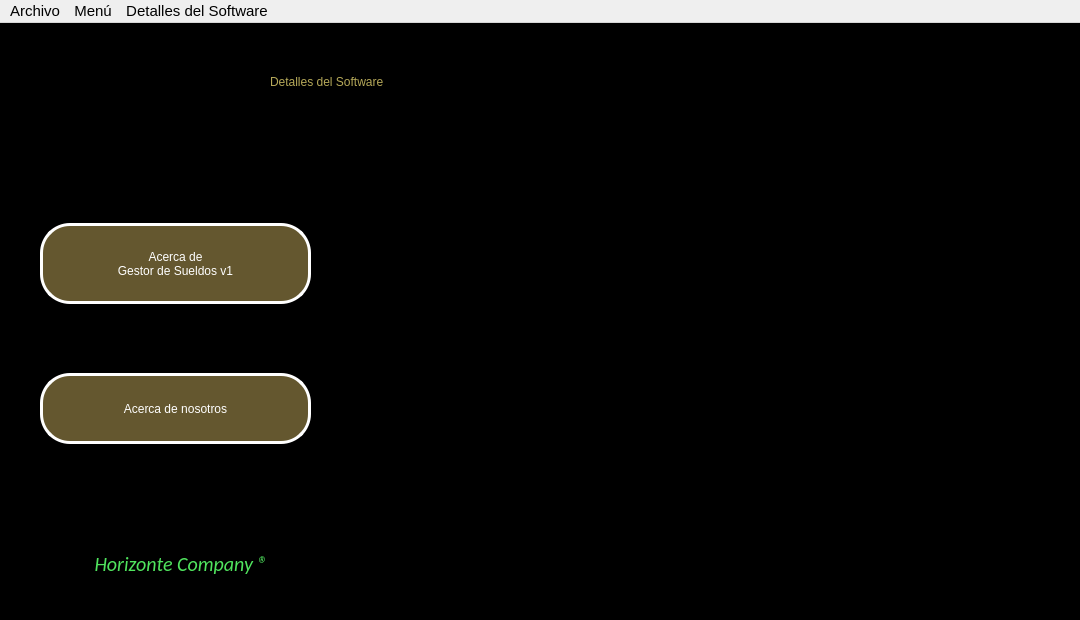
<?xml version="1.0" encoding="UTF-8"?>
<ui version="4.0">
 <class>MainWindow</class>
 <widget class="QMainWindow" name="MainWindow">
  <property name="geometry">
   <rect>
    <x>0</x>
    <y>0</y>
    <width>1080</width>
    <height>620</height>
   </rect>
  </property>
  <property name="minimumSize">
   <size>
    <width>1080</width>
    <height>620</height>
   </size>
  </property>
  <property name="maximumSize">
   <size>
    <width>1080</width>
    <height>620</height>
   </size>
  </property>
  <property name="font">
   <font>
    <pointsize>9</pointsize>
   </font>
  </property>
  <property name="windowTitle">
   <string>Gestión de Sueldos</string>
  </property>
  <property name="styleSheet">
   <string notr="true">QWidget#centralwidget{
background-color: rgb(0, 0, 0);
}
</string>
  </property>
  <widget class="QWidget" name="centralwidget">
   <widget class="QLabel" name="label">
    <property name="geometry">
     <rect>
      <x>270</x>
      <y>20</y>
      <width>651</width>
      <height>78</height>
     </rect>
    </property>
    <property name="styleSheet">
     <string notr="true">font: 700 40pt &quot;Calibri&quot;;
color: rgb(182, 169, 89);
</string>
    </property>
    <property name="text">
     <string>Detalles del Software</string>
    </property>
   </widget>
   <widget class="QLabel" name="label_3">
    <property name="geometry">
     <rect>
      <x>90</x>
      <y>530</y>
      <width>181</width>
      <height>21</height>
     </rect>
    </property>
    <property name="font">
     <font>
      <family>Calibri</family>
      <pointsize>15</pointsize>
      <italic>true</italic>
      <bold>false</bold>
     </font>
    </property>
    <property name="styleSheet">
     <string notr="true">font: 300 italic 15pt &quot;Calibri&quot;;
color: rgb(80, 228, 94);

</string>
    </property>
    <property name="text">
     <string> Horizonte Company ®</string>
    </property>
   </widget>
   <widget class="QPushButton" name="pushButtonAcercaDeGestorDeSueldosV1">
    <property name="geometry">
     <rect>
      <x>40</x>
      <y>200</y>
      <width>271</width>
      <height>81</height>
     </rect>
    </property>
    <property name="sizePolicy">
     <sizepolicy hsizetype="Fixed" vsizetype="Fixed">
      <horstretch>0</horstretch>
      <verstretch>0</verstretch>
     </sizepolicy>
    </property>
    <property name="autoFillBackground">
     <bool>false</bool>
    </property>
    <property name="styleSheet">
     <string notr="true">font: 700 20pt &quot;Calibri&quot;;
color: white;
border: 3px solid white;
border-radius: 30px;
background-color: rgb(100, 87, 47);</string>
    </property>
    <property name="text">
     <string>Acerca de 
Gestor de Sueldos v1</string>
    </property>
    <property name="checkable">
     <bool>false</bool>
    </property>
    <property name="autoRepeat">
     <bool>false</bool>
    </property>
    <property name="autoDefault">
     <bool>false</bool>
    </property>
    <property name="flat">
     <bool>false</bool>
    </property>
   </widget>
   <widget class="QPushButton" name="pushButtonAcercaDeNosotros">
    <property name="geometry">
     <rect>
      <x>40</x>
      <y>350</y>
      <width>271</width>
      <height>71</height>
     </rect>
    </property>
    <property name="autoFillBackground">
     <bool>false</bool>
    </property>
    <property name="styleSheet">
     <string notr="true">font: 700 20pt &quot;Calibri&quot;;
color: white;
border: 3px solid white;
border-radius: 30px;
background-color: rgb(100, 87, 47);</string>
    </property>
    <property name="text">
     <string>Acerca de nosotros</string>
    </property>
    <property name="checkable">
     <bool>false</bool>
    </property>
    <property name="autoExclusive">
     <bool>false</bool>
    </property>
   </widget>
   <widget class="QLabel" name="label_2">
    <property name="geometry">
     <rect>
      <x>330</x>
      <y>110</y>
      <width>741</width>
      <height>461</height>
     </rect>
    </property>
    <property name="text">
     <string/>
    </property>
    <property name="pixmap">
     <pixmap>code_background-modified.jpeg</pixmap>
    </property>
    <property name="scaledContents">
     <bool>true</bool>
    </property>
   </widget>
   <widget class="QPushButton" name="pushButtonRegresar">
    <property name="geometry">
     <rect>
      <x>1000</x>
      <y>520</y>
      <width>75</width>
      <height>50</height>
     </rect>
    </property>
    <property name="minimumSize">
     <size>
      <width>50</width>
      <height>50</height>
     </size>
    </property>
    <property name="text">
     <string/>
    </property>
    <property name="icon">
     <iconset>
      <normaloff>flecha_regresar.png</normaloff>flecha_regresar.png</iconset>
    </property>
    <property name="iconSize">
     <size>
      <width>50</width>
      <height>50</height>
     </size>
    </property>
    <property name="flat">
     <bool>true</bool>
    </property>
   </widget>
   <zorder>label_2</zorder>
   <zorder>label</zorder>
   <zorder>label_3</zorder>
   <zorder>pushButtonAcercaDeGestorDeSueldosV1</zorder>
   <zorder>pushButtonAcercaDeNosotros</zorder>
   <zorder>pushButtonRegresar</zorder>
  </widget>
  <widget class="QMenuBar" name="menubarMenuDetallesSW">
   <property name="enabled">
    <bool>true</bool>
   </property>
   <property name="geometry">
    <rect>
     <x>0</x>
     <y>0</y>
     <width>1080</width>
     <height>26</height>
    </rect>
   </property>
   <property name="font">
    <font>
     <pointsize>11</pointsize>
     <italic>false</italic>
     <bold>false</bold>
    </font>
   </property>
   <property name="nativeMenuBar">
    <bool>true</bool>
   </property>
   <widget class="QMenu" name="menubarMenu">
    <property name="font">
     <font>
      <pointsize>11</pointsize>
     </font>
    </property>
    <property name="title">
     <string>Menú</string>
    </property>
    <addaction name="actionInicio"/>
    <addaction name="actionTrabajador"/>
    <addaction name="actionBonificaciones"/>
   </widget>
   <widget class="QMenu" name="menubarAyuda">
    <property name="font">
     <font>
      <pointsize>11</pointsize>
     </font>
    </property>
    <property name="title">
     <string>Detalles del Software</string>
    </property>
    <addaction name="actionAcercaDeGestorDeSueldosV1"/>
    <addaction name="actionAcercaDeNosotros"/>
   </widget>
   <widget class="QMenu" name="menubarArchivo">
    <property name="font">
     <font>
      <pointsize>11</pointsize>
     </font>
    </property>
    <property name="title">
     <string>Archivo</string>
    </property>
    <addaction name="separator"/>
    <addaction name="actionSalir"/>
   </widget>
   <addaction name="menubarArchivo"/>
   <addaction name="menubarMenu"/>
   <addaction name="menubarAyuda"/>
  </widget>
  <action name="actionSobre_nosotros">
   <property name="text">
    <string>Sobre nosotros</string>
   </property>
  </action>
  <action name="actionSalir2">
   <property name="text">
    <string>Salir2</string>
   </property>
  </action>
  <action name="actionSalir">
   <property name="text">
    <string>Salir</string>
   </property>
  </action>
  <action name="actionAcercaDeGestorDeSueldosV1">
   <property name="text">
    <string>Acerca de Gestor de Sueldos v1</string>
   </property>
  </action>
  <action name="actionAcercaDeNosotros">
   <property name="text">
    <string>Acerca de nosotros</string>
   </property>
  </action>
  <action name="actionaa">
   <property name="text">
    <string>aa</string>
   </property>
  </action>
  <action name="actionVer_la_Ayuda">
   <property name="text">
    <string>Ver la Ayuda</string>
   </property>
  </action>
  <action name="actionInicio">
   <property name="text">
    <string>Inicio</string>
   </property>
  </action>
  <action name="actionTrabajador">
   <property name="text">
    <string>Trabajador</string>
   </property>
  </action>
  <action name="actionBonificaciones">
   <property name="text">
    <string>Bonificaciones</string>
   </property>
  </action>
 </widget>
 <resources/>
 <connections/>
</ui>
